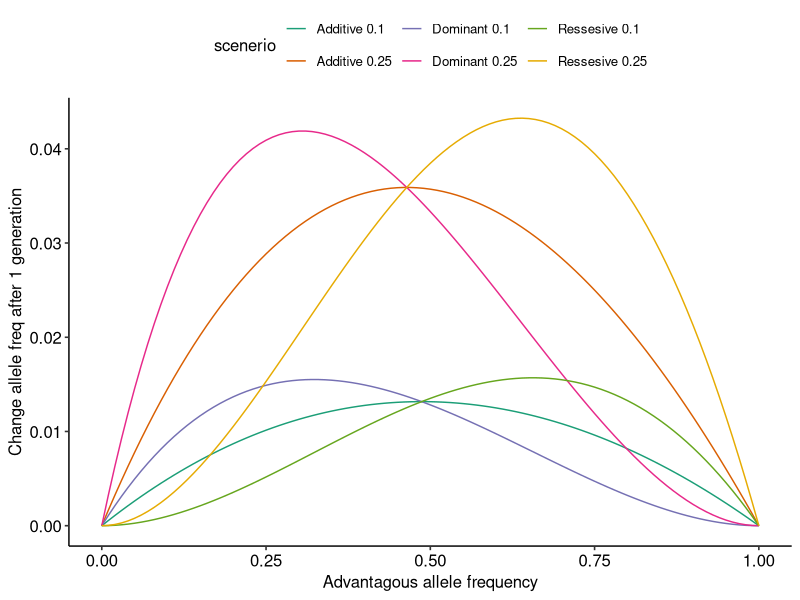

Here is the R script that generated this plot:
## ---- chunk 1
knitr::opts_chunk$set(echo = TRUE)
## ---- chunk 2

# Function to calculate allele freq after selection given freq 2 alleles
# and selection coefficients of all genotypes
allele_freq_after_selection <- function(freq_a, freq_t, Saa, Sat, Stt){
  
  aa <- freq_a^2 * (1-Saa)
  at <- freq_a * freq_t * (1 - Sat)
  at2 <- 2 * freq_a * freq_t * (1 - Sat)
  tt <- freq_t^2 * (1 - Stt)
  
  (aa + at) / (aa + at2 + tt)
  
}
allele_freq_after_selection(0.4, 0.6, 0, 0.2, 0.4)  # check function is working 
## ---- chunk 3
# Infer selection coeffiencts if advantageous allele is recessive 
sc_ressesive <- function(deleterious_sc){
  
  c(0, deleterious_sc, deleterious_sc)
  
}
# Infer selection coeffiencts if advantageous allele is dominant 
sc_dominant <- function(deleterious_sc){
  
  c(0, 0, deleterious_sc)
  
}
# Infer selection coeffiencts if advantageous allele is additive 
sc_additive <- function(deleterious_sc){
  
  c(0, 0.5 * deleterious_sc, deleterious_sc)
  
}

## ---- chunk 4
# New function that calculates allele freq in next generation given freq
# of two alleles but takes in the deleterious allele selection coefficient
# and a function to define other selection cofficient values

genotype_aware_afas <- function(freq_a, freq_t, sc_del_allele, sc_func){
  
  sc_vals <- sc_func(sc_del_allele)
  Saa <- sc_vals[1]
  Sat <- sc_vals[2]
  Stt <- sc_vals[3]
  
  allele_freq_after_selection(freq_a, freq_t, Saa, Sat, Stt)
  
}

## ---- chunk 5

scenerio_df <- function(del_sc, genotype_func, genotype_name){
  scenerio_name <- paste(genotype_name, as.character(del_sc))
  df <- data.frame(advan_allele_freq=seq(0, 1, 0.01))
  post_1_gen <- list()
  for (i in 1:length(df$advan_allele_freq)){
    freq_a <- df[i, ]
    freq_t <- 1 - freq_a
    post_1_gen[[i]] <- genotype_aware_afas(freq_a, freq_t, del_sc, genotype_func) - freq_a
    
  }
  df$scenerio <- scenerio_name
  df$freq_gen_2 <- unlist(post_1_gen)
  df
}

## ---- chunk 6
# ugly 
df.1 <- scenerio_df(0.1, sc_ressesive, "Ressesive")
df.2 <- scenerio_df(0.1, sc_dominant, "Dominant")
df.3 <- scenerio_df(0.1, sc_additive, "Additive")
df.4 <- scenerio_df(0.25, sc_ressesive, "Ressesive")
df.5 <- scenerio_df(0.25, sc_dominant, "Dominant")
df.6 <- scenerio_df(0.25, sc_additive, "Additive")

big.df <- rbind(df.1, df.2, df.3, df.4, df.5, df.6)

## ---- chunk 7

# Finally, plot everything
library(ggplot2)
library(ggpubr)
library(RColorBrewer)

ggplot(big.df, aes(x=advan_allele_freq, y=freq_gen_2, color=scenerio)) +
  geom_line() + theme_pubr() + scale_color_brewer(palette = "Dark2") + 
  labs(x='Advantagous allele frequency', y='Change allele freq after 1 generation')
## ---- chunk 8
locus_len <- 5.6e3
gene_copies <- 5*2  # each diploid contributes 2 gene copies
seg_sites <- 11  # observed 11 segregating sites
## ---- chunk 9
theta <- seg_sites / sum(1 / 1:(gene_copies-1))
## ---- chunk 10
mutation_rate <- 10e-8
message(paste('Theta =', round(theta, 2)))
## ---- chunk 11
Ne <- theta / (4 * mutation_rate)
message(paste('Ne = ', round(Ne, 2)))
